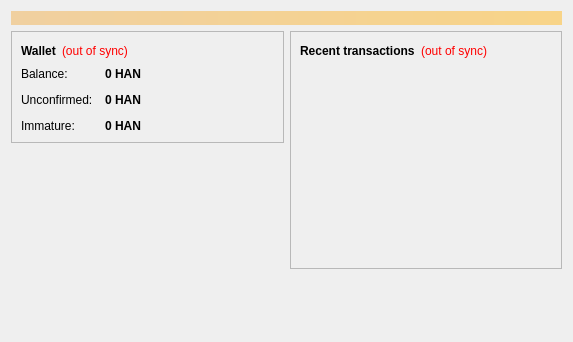
<?xml version="1.0" encoding="UTF-8"?>
<ui version="4.0">
 <class>OverviewPage</class>
 <widget class="QWidget" name="OverviewPage">
  <property name="geometry">
   <rect>
    <x>0</x>
    <y>0</y>
    <width>573</width>
    <height>342</height>
   </rect>
  </property>
  <property name="windowTitle">
   <string>Form</string>
  </property>
  <layout class="QVBoxLayout" name="topLayout">
   <item>
    <widget class="QLabel" name="labelAlerts">
     <property name="visible">
      <bool>false</bool>
     </property>
     <property name="styleSheet">
      <string notr="true">background-color: qlineargradient(x1: 0, y1: 0, x2: 1, y2: 0, stop:0 #F0D0A0, stop:1 #F8D488); color:#000000;</string>
     </property>
     <property name="wordWrap">
      <bool>true</bool>
     </property>
     <property name="margin">
      <number>3</number>
     </property>
    </widget>
   </item>
   <item>
    <layout class="QHBoxLayout" name="horizontalLayout" stretch="1,1">
     <item>
      <layout class="QVBoxLayout" name="verticalLayout_2">
       <item>
        <widget class="QFrame" name="frame">
         <property name="frameShape">
          <enum>QFrame::StyledPanel</enum>
         </property>
         <property name="frameShadow">
          <enum>QFrame::Raised</enum>
         </property>
         <layout class="QVBoxLayout" name="verticalLayout_4">
          <item>
           <layout class="QHBoxLayout" name="horizontalLayout_4">
            <item>
             <widget class="QLabel" name="label_5">
              <property name="font">
               <font>
                <weight>75</weight>
                <bold>true</bold>
               </font>
              </property>
              <property name="text">
               <string>Wallet</string>
              </property>
             </widget>
            </item>
            <item>
             <widget class="QLabel" name="labelWalletStatus">
              <property name="toolTip">
               <string>The displayed information may be out of date. Your wallet automatically synchronizes with the Hancoin network after a connection is established, but this process has not completed yet.</string>
              </property>
              <property name="styleSheet">
               <string notr="true">QLabel { color: red; }</string>
              </property>
              <property name="text">
               <string notr="true">(out of sync)</string>
              </property>
              <property name="alignment">
               <set>Qt::AlignLeading|Qt::AlignLeft|Qt::AlignVCenter</set>
              </property>
             </widget>
            </item>
            <item>
             <spacer name="horizontalSpacer_2">
              <property name="orientation">
               <enum>Qt::Horizontal</enum>
              </property>
              <property name="sizeHint" stdset="0">
               <size>
                <width>40</width>
                <height>20</height>
               </size>
              </property>
             </spacer>
            </item>
           </layout>
          </item>
          <item>
           <layout class="QFormLayout" name="formLayout_2">
            <property name="fieldGrowthPolicy">
             <enum>QFormLayout::AllNonFixedFieldsGrow</enum>
            </property>
            <property name="horizontalSpacing">
             <number>12</number>
            </property>
            <property name="verticalSpacing">
             <number>12</number>
            </property>
            <item row="0" column="0">
             <widget class="QLabel" name="label">
              <property name="text">
               <string>Balance:</string>
              </property>
             </widget>
            </item>
            <item row="0" column="1">
             <widget class="QLabel" name="labelBalance">
              <property name="font">
               <font>
                <weight>75</weight>
                <bold>true</bold>
               </font>
              </property>
              <property name="cursor">
               <cursorShape>IBeamCursor</cursorShape>
              </property>
              <property name="toolTip">
               <string>Your current balance</string>
              </property>
              <property name="text">
               <string notr="true">0 HAN</string>
              </property>
              <property name="textInteractionFlags">
               <set>Qt::LinksAccessibleByMouse|Qt::TextSelectableByKeyboard|Qt::TextSelectableByMouse</set>
              </property>
             </widget>
            </item>
            <item row="1" column="0">
             <widget class="QLabel" name="label_3">
              <property name="text">
               <string>Unconfirmed:</string>
              </property>
             </widget>
            </item>
            <item row="1" column="1">
             <widget class="QLabel" name="labelUnconfirmed">
              <property name="font">
               <font>
                <weight>75</weight>
                <bold>true</bold>
               </font>
              </property>
              <property name="cursor">
               <cursorShape>IBeamCursor</cursorShape>
              </property>
              <property name="toolTip">
               <string>Total of transactions that have yet to be confirmed, and do not yet count toward the current balance</string>
              </property>
              <property name="text">
               <string notr="true">0 HAN</string>
              </property>
              <property name="textInteractionFlags">
               <set>Qt::LinksAccessibleByMouse|Qt::TextSelectableByKeyboard|Qt::TextSelectableByMouse</set>
              </property>
             </widget>
            </item>
            <item row="2" column="0">
             <widget class="QLabel" name="labelImmatureText">
              <property name="text">
               <string>Immature:</string>
              </property>
             </widget>
            </item>
            <item row="2" column="1">
             <widget class="QLabel" name="labelImmature">
              <property name="font">
               <font>
                <weight>75</weight>
                <bold>true</bold>
               </font>
              </property>
              <property name="toolTip">
               <string>Mined balance that has not yet matured</string>
              </property>
              <property name="text">
               <string notr="true">0 HAN</string>
              </property>
              <property name="textInteractionFlags">
               <set>Qt::LinksAccessibleByMouse|Qt::TextSelectableByKeyboard|Qt::TextSelectableByMouse</set>
              </property>
             </widget>
            </item>
           </layout>
          </item>
         </layout>
        </widget>
       </item>
       <item>
        <spacer name="verticalSpacer">
         <property name="orientation">
          <enum>Qt::Vertical</enum>
         </property>
         <property name="sizeHint" stdset="0">
          <size>
           <width>20</width>
           <height>40</height>
          </size>
         </property>
        </spacer>
       </item>
      </layout>
     </item>
     <item>
      <layout class="QVBoxLayout" name="verticalLayout_3">
       <item>
        <widget class="QFrame" name="frame_2">
         <property name="frameShape">
          <enum>QFrame::StyledPanel</enum>
         </property>
         <property name="frameShadow">
          <enum>QFrame::Raised</enum>
         </property>
         <layout class="QVBoxLayout" name="verticalLayout">
          <item>
           <layout class="QHBoxLayout" name="horizontalLayout_2">
            <item>
             <widget class="QLabel" name="label_4">
              <property name="text">
               <string>&lt;b&gt;Recent transactions&lt;/b&gt;</string>
              </property>
             </widget>
            </item>
            <item>
             <widget class="QLabel" name="labelTransactionsStatus">
              <property name="toolTip">
               <string>The displayed information may be out of date. Your wallet automatically synchronizes with the Hancoin network after a connection is established, but this process has not completed yet.</string>
              </property>
              <property name="styleSheet">
               <string notr="true">QLabel { color: red; }</string>
              </property>
              <property name="text">
               <string notr="true">(out of sync)</string>
              </property>
              <property name="alignment">
               <set>Qt::AlignRight|Qt::AlignTrailing|Qt::AlignVCenter</set>
              </property>
             </widget>
            </item>
            <item>
             <spacer name="horizontalSpacer">
              <property name="orientation">
               <enum>Qt::Horizontal</enum>
              </property>
              <property name="sizeHint" stdset="0">
               <size>
                <width>40</width>
                <height>20</height>
               </size>
              </property>
             </spacer>
            </item>
           </layout>
          </item>
          <item>
           <widget class="QListView" name="listTransactions">
            <property name="styleSheet">
             <string notr="true">QListView { background: transparent; }</string>
            </property>
            <property name="frameShape">
             <enum>QFrame::NoFrame</enum>
            </property>
            <property name="verticalScrollBarPolicy">
             <enum>Qt::ScrollBarAlwaysOff</enum>
            </property>
            <property name="horizontalScrollBarPolicy">
             <enum>Qt::ScrollBarAlwaysOff</enum>
            </property>
            <property name="selectionMode">
             <enum>QAbstractItemView::NoSelection</enum>
            </property>
           </widget>
          </item>
         </layout>
        </widget>
       </item>
       <item>
        <spacer name="verticalSpacer_2">
         <property name="orientation">
          <enum>Qt::Vertical</enum>
         </property>
         <property name="sizeHint" stdset="0">
          <size>
           <width>20</width>
           <height>40</height>
          </size>
         </property>
        </spacer>
       </item>
      </layout>
     </item>
    </layout>
   </item>
  </layout>
 </widget>
 <resources/>
 <connections/>
</ui>
